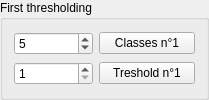
         <widget class="QGroupBox" name="groupBox">
          <property name="title">
           <string>First thresholding</string>
          </property>
          <layout class="QVBoxLayout" name="verticalLayout_7">
           <item>
            <layout class="QHBoxLayout" name="horizontalLayout">
             <item>
              <widget class="QSpinBox" name="ClassBox">
               <property name="sizePolicy">
                <sizepolicy hsizetype="Preferred" vsizetype="Minimum">
                 <horstretch>0</horstretch>
                 <verstretch>0</verstretch>
                </sizepolicy>
               </property>
               <property name="minimumSize">
                <size>
                 <width>79</width>
                 <height>0</height>
                </size>
               </property>
               <property name="maximumSize">
                <size>
                 <width>117</width>
                 <height>16777215</height>
                </size>
               </property>
               <property name="toolTip">
                <string>&lt;html&gt;&lt;head/&gt;&lt;body&gt;&lt;p&gt;&lt;span style=&quot; font-size:11pt;&quot;&gt;Choose a number of classes to perform Otsu segmentation.&lt;/span&gt;&lt;/p&gt;&lt;/body&gt;&lt;/html&gt;</string>
               </property>
               <property name="minimum">
                <number>2</number>
               </property>
               <property name="maximum">
                <number>30</number>
               </property>
               <property name="value">
                <number>5</number>
               </property>
              </widget>
             </item>
             <item>
              <widget class="QPushButton" name="ComputeClass_bttn">
               <property name="sizePolicy">
                <sizepolicy hsizetype="Preferred" vsizetype="Fixed">
                 <horstretch>0</horstretch>
                 <verstretch>0</verstretch>
                </sizepolicy>
               </property>
               <property name="minimumSize">
                <size>
                 <width>96</width>
                 <height>0</height>
                </size>
               </property>
               <property name="maximumSize">
                <size>
                 <width>16777215</width>
                 <height>16777215</height>
                </size>
               </property>
               <property name="toolTip">
                <string>&lt;html&gt;&lt;head/&gt;&lt;body&gt;&lt;p&gt;&lt;span style=&quot; font-size:11pt;&quot;&gt;Run the Otsu computation given the number of classes.&lt;/span&gt;&lt;/p&gt;&lt;/body&gt;&lt;/html&gt;</string>
               </property>
               <property name="text">
                <string>Classes n°1</string>
               </property>
               <property name="icon">
                <iconset>
                 <normaloff>../Traitement_stack/icons/filter_icon.png</normaloff>../Traitement_stack/icons/filter_icon.png</iconset>
               </property>
              </widget>
             </item>
            </layout>
           </item>
           <item>
            <layout class="QHBoxLayout" name="horizontalLayout_2">
             <item>
              <widget class="QSpinBox" name="ThresholdBox">
               <property name="sizePolicy">
                <sizepolicy hsizetype="Preferred" vsizetype="Minimum">
                 <horstretch>0</horstretch>
                 <verstretch>0</verstretch>
                </sizepolicy>
               </property>
               <property name="minimumSize">
                <size>
                 <width>79</width>
                 <height>0</height>
                </size>
               </property>
               <property name="maximumSize">
                <size>
                 <width>117</width>
                 <height>16777215</height>
                </size>
               </property>
               <property name="toolTip">
                <string>&lt;html&gt;&lt;head/&gt;&lt;body&gt;&lt;p&gt;&lt;span style=&quot; font-size:11pt;&quot;&gt;Choose the classes that must be kept in the binary thresholding (current value included).&lt;/span&gt;&lt;/p&gt;&lt;/body&gt;&lt;/html&gt;</string>
               </property>
               <property name="minimum">
                <number>1</number>
               </property>
               <property name="maximum">
                <number>30</number>
               </property>
               <property name="value">
                <number>1</number>
               </property>
              </widget>
             </item>
             <item>
              <widget class="QPushButton" name="Threshold_bttn">
               <property name="sizePolicy">
                <sizepolicy hsizetype="Preferred" vsizetype="Fixed">
                 <horstretch>0</horstretch>
                 <verstretch>0</verstretch>
                </sizepolicy>
               </property>
               <property name="minimumSize">
                <size>
                 <width>96</width>
                 <height>0</height>
                </size>
               </property>
               <property name="maximumSize">
                <size>
                 <width>16777215</width>
                 <height>16777215</height>
                </size>
               </property>
               <property name="toolTip">
                <string>&lt;html&gt;&lt;head/&gt;&lt;body&gt;&lt;p&gt;&lt;span style=&quot; font-size:11pt;&quot;&gt;Perform the thresholding to obtain a binary image.&lt;/span&gt;&lt;/p&gt;&lt;/body&gt;&lt;/html&gt;</string>
               </property>
               <property name="text">
                <string>Treshold n°1</string>
               </property>
               <property name="icon">
                <iconset>
                 <normaloff>../Traitement_stack/icons/filter_icon.png</normaloff>../Traitement_stack/icons/filter_icon.png</iconset>
               </property>
              </widget>
             </item>
            </layout>
           </item>
          </layout>
         </widget>
